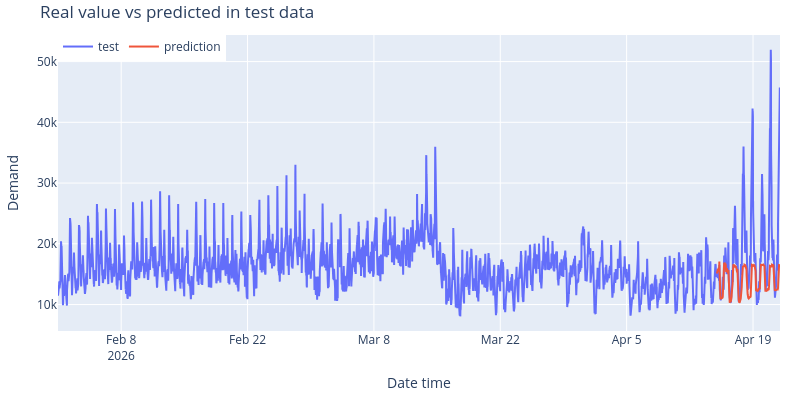

The notebook cell saved with this chart:
### Code cell
fig = go.Figure()
trace1 = go.Scatter(x=data_indexed.index, y=data_indexed['purchase_bid'], name="test", mode="lines")
trace2 = go.Scatter(x=predictions.index, y=predictions['pred'], name="prediction", mode="lines")
fig.add_trace(trace1)
fig.add_trace(trace2)
fig.update_layout(
    title="Real value vs predicted in test data",
    xaxis_title="Date time",
    yaxis_title="Demand",
    width=800,
    height=400,
    margin=dict(l=20, r=20, t=35, b=20),
    legend=dict(orientation="h", yanchor="top", y=1.01, xanchor="left", x=0)
)
fig.show()

### Figure 1 — Plotly figure (JSON) as saved in the notebook; plotly's stock layout.template omitted (floating-point values rounded to 4 significant figures; data arrays with more than 128 entries replaced by an {"elided": "..."} marker saying what was removed)
{"data": [{"mode": "lines", "name": "test", "type": "scatter", "x": {"elided": "7680 str values"}, "y": {"elided": "7680 float values"}}, {"mode": "lines", "name": "prediction", "type": "scatter", "x": {"elided": "672 str values"}, "y": {"elided": "672 float values"}}], "layout": {"height": 400, "legend": {"orientation": "h", "x": 0, "xanchor": "left", "y": 1.01, "yanchor": "top"}, "margin": {"b": 20, "l": 20, "r": 20, "t": 35}, "title": {"text": "Real value vs predicted in test data"}, "width": 800, "xaxis": {"title": {"text": "Date time"}}, "yaxis": {"title": {"text": "Demand"}}}}
